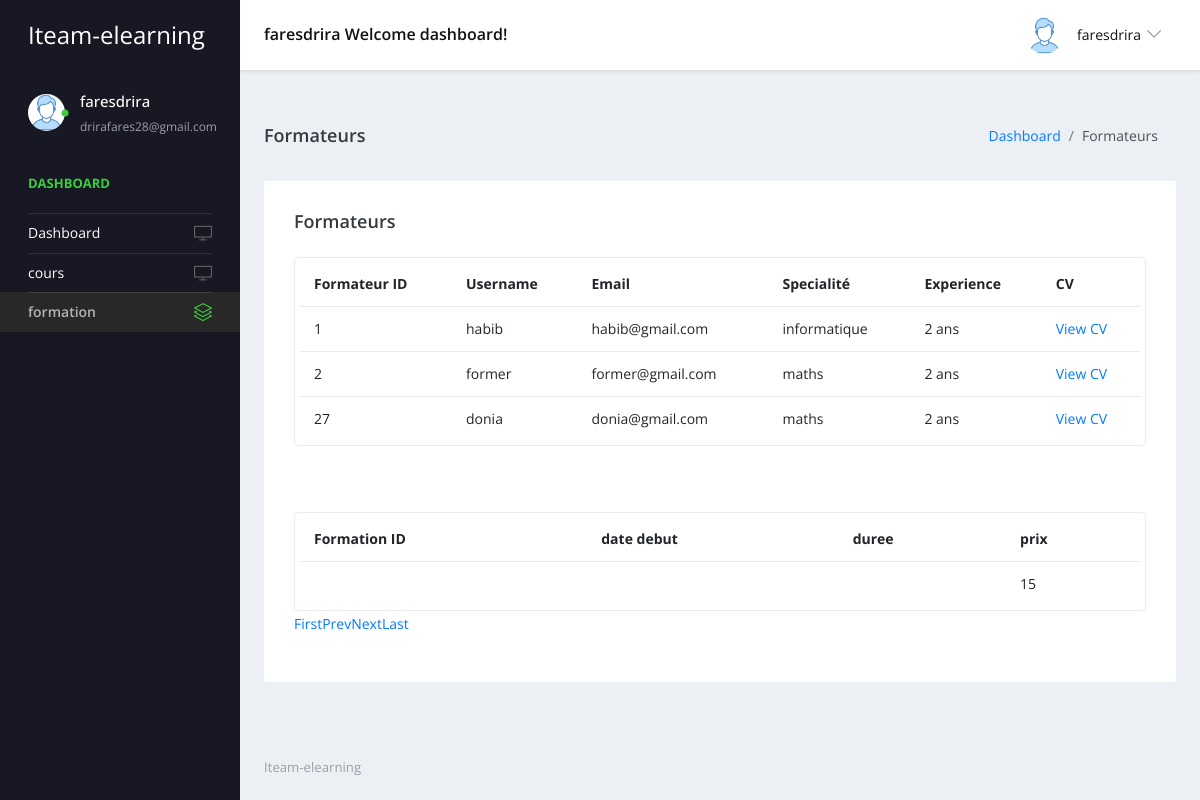
Screenshot of /student/formation.php (signed in) with the database file from the repository.
### tables this page shows
CREATE TABLE `student` (
  `id_user` int(11) NOT NULL,
  `username` varchar(50) NOT NULL,
  `password` varchar(255) NOT NULL,
  `email` varchar(50) NOT NULL,
  `classe` varchar(50) DEFAULT NULL,
  `Gender` varchar(25) DEFAULT NULL,
  `image` varchar(255) DEFAULT NULL,
  `Date of Birth` date NOT NULL,
  `Student Name` varchar(25) NOT NULL
);

CREATE TABLE `former` (
  `id_user` int(11) NOT NULL,
  `username` varchar(30) NOT NULL,
  `password` varchar(255) NOT NULL,
  `email` varchar(50) NOT NULL,
  `specialite` varchar(50) DEFAULT NULL,
  `experience` varchar(100) DEFAULT NULL,
  `cv` varchar(100) DEFAULT NULL,
  `is_Active` tinyint(1) NOT NULL
);

CREATE TABLE `formation` (
  `id_f` int(11) NOT NULL,
  `date-d` date NOT NULL,
  `durre` varchar(25) NOT NULL,
  `prix` int(11) NOT NULL
);

### student/formation.php (the view, shortened to what this page needs)
<?php
include('includes/dbconnection.php');
?>
<!DOCTYPE html>
<html lang="en">
<head>
    <link rel="stylesheet" href="vendors/simple-line-icons/css/simple-line-icons.css">
    <link rel="stylesheet" href="vendors/flag-icon-css/css/flag-icon.min.css">
    <link rel="stylesheet" href="vendors/css/vendor.bundle.base.css">
    <link rel="stylesheet" href="./vendors/daterangepicker/daterangepicker.css">
    <link rel="stylesheet" href="./vendors/chartist/chartist.min.css">
    <link rel="stylesheet" href="./css1/style.css">
</head>
<body>
<div class="container-scroller">
    <?php include_once('includes/header.php'); ?>
    <div class="container-fluid page-body-wrapper">
        <?php include_once('includes/sidebar.php'); ?>
        <div class="main-panel">
            <div class="content-wrapper">
                <div class="page-header">
                    <h3 class="page-title">Formateurs</h3>
                    <nav aria-label="breadcrumb">
                        <ol class="breadcrumb">
                            <li class="breadcrumb-item"><a href="dashboard.php">Dashboard</a></li>
                            <li class="breadcrumb-item active" aria-current="page"> Formateurs</li>
                        </ol>
                    </nav>
                </div>
                <div class="row">
                    <div class="col-md-12 grid-margin stretch-card">
                        <div class="card">
                            <div class="card-body">
                                <div class="d-sm-flex align-items-center mb-4">
                                    <h4 class="card-title mb-sm-0">Formateurs</h4>
                                </div>
                                <div class="table-responsive border rounded p-1">
                                    <table class="table">
                                        <thead>
                                            <tr>
                                                <th class="font-weight-bold">Formateur ID</th>
                                                <th class="font-weight-bold">Username</th>
                                                <th class="font-weight-bold">Email</th>
                                                <th class="font-weight-bold">Specialité</th>
                                                <th class="font-weight-bold">Experience</th>
                                                <th class="font-weight-bold">CV</th>
                                            </tr>
                                        </thead>
                                        <tbody>
                                            <?php
                                            if (isset($_GET['pageno'])) {
                                                $pageno = $_GET['pageno'];
                                            } else {
                                                $pageno = 1;
                                            }
                                            $no_of_records_per_page = 15;
                                            $offset = ($pageno - 1) * $no_of_records_per_page;
                                            $sql = "SELECT * FROM former LIMIT $offset, $no_of_records_per_page";
                                            $query = $dbh->prepare($sql);
                                            $query->execute();
                                            $results = $query->fetchAll(PDO::FETCH_OBJ);
                                            if ($query->rowCount() > 0) {
                                                foreach ($results as $row) {
                                            ?>
                                                    <tr>
                                                        <td><?php echo htmlentities($row->id_user); ?></td>
                                                        <td><?php echo htmlentities($row->username); ?></td>
                                                        <td><?php echo htmlentities($row->email); ?></td>
                                                        <td><?php echo htmlentities($row->specialite); ?></td>
                                                        <td><?php echo htmlentities($row->experience); ?></td>
                                                        <td><a href="cvs/<?php echo htmlentities($row->cv); ?>" target="_blank">View CV</a></td>
                                                    </tr>
                                            <?php
                                                }
                                            }
                                            ?>
                                        </tbody>
                                    </table>
                                </div>
                                <br>
                                <br>
                                <br>
                                <div class="table-responsive border rounded p-1">
                                    <table class="table">
                                        <thead>
                                            <tr>
                                                <th class="font-weight-bold">Formation ID</th>
                                                <th class="font-weight-bold">date debut</th>
                                                <th class="font-weight-bold">duree</th>
                                                <th class="font-weight-bold">prix</th>
                                            </tr>
                                        </thead>
                                        <tbody>
                                            <?php
                                            if (isset($_GET['pageno'])) {
                                                $pageno = $_GET['pageno'];
                                            } else {
                                                $pageno = 1;
                                            }
                                            $no_of_records_per_page = 15;
                                            $offset = ($pageno - 1) * $no_of_records_per_page;
                                            $total_pages_sql = "SELECT COUNT(*) FROM formation ";
                                            $stmt = $dbh->prepare($total_pages_sql);
                                            $stmt->execute();
                                            $total_rows = $stmt->fetchColumn();
                                            $total_pages = ceil($total_rows / $no_of_records_per_page);
                                            $sql = "SELECT * FROM formation LIMIT $offset, $no_of_records_per_page";
                                            $query = $dbh->prepare($sql);
                                            $query->execute();
                                            $results = $query->fetchAll(PDO::FETCH_OBJ);
                                            if ($query->rowCount() > 0) {
                                                foreach ($results as $row) {
                                            ?>
                                                    <tr>
                                                        <td><?php echo htmlentities($row->id); ?></td>
                                                        <td><?php echo htmlentities($row->date); ?></td>
                                                        <td><?php echo htmlentities($row->duree); ?></td>
                                                        <td><?php echo htmlentities($row->prix); ?></td>
                                                    </tr>
                                            <?php
                                                }
                                            }
                                            ?>
                                        </tbody>
                                    </table>
                                </div>
                                <div align="left">
                                    <ul class="pagination">
                                        <li><a href="?pageno=1">First</a></li>
                                        <li class="<?php if($pageno <= 1) { echo 'disabled'; } ?>">
                                            <a href="<?php if($pageno <= 1) { echo '#'; } else { echo "?pageno=".($pageno - 1); } ?>">Prev</a>
                                        </li>
                                        <li class="<?php if($pageno >= $total_pages) { echo 'disabled'; } ?>">
                                            <a href="<?php if($pageno >= $total_pages) { echo '#'; } else { echo "?pageno=".($pageno + 1); } ?>">Next</a>
                                        </li>
                                        <li><a href="?pageno=<?php echo $total_pages; ?>">Last</a></li>
                                    </ul>
                                </div>
                            </div>
                        </div>
                    </div>
                </div>
            </div>
            <?php include_once('includes/footer.php'); ?>
        </div>
    </div>
</div>
</body>
</html>

### student/includes/header.php (shortened to what this page needs)
<nav class="navbar default-layout-navbar col-lg-12 col-12 p-0 fixed-top d-flex flex-row">
    <div class="navbar-brand-wrapper d-flex align-items-center">
        <a class="navbar-brand brand-logo" href="dashboard.php">
            <strong style="color: white;">Iteam-elearning</strong>
        </a>
    </div>
    <?php
    $userId = $_SESSION['student_id'];
    $sql = "SELECT * FROM student WHERE id_user=:userId";
    $query = $dbh->prepare($sql);
    $query->bindParam(':userId', $userId, PDO::PARAM_STR);
    $query->execute();
    $results = $query->fetchAll(PDO::FETCH_ASSOC);
    if ($query->rowCount() > 0) {
        foreach ($results as $row) { ?>
            <div class="navbar-menu-wrapper d-flex align-items-center flex-grow-1">
                <h5 class="mb-0 font-weight-medium d-none d-lg-flex"><?php echo htmlentities($row['username']); ?> Welcome dashboard!</h5>
                <ul class="navbar-nav navbar-nav-right ml-auto">
                    <li class="nav-item dropdown d-none d-xl-inline-flex user-dropdown">
                        <a class="nav-link dropdown-toggle" id="UserDropdown" href="#" data-toggle="dropdown" aria-expanded="false">
                            <img class="img-xs rounded-circle ml-2" src="images/faces/face8.jpg" alt="Profile image"> <span class="font-weight-normal"> <?php echo htmlentities($row['username']); ?> </span>
                        </a>
                    </li>
                </ul>
            </div>
<?php
        }
    }
?>
</nav>

### student/includes/sidebar.php (shortened to what this page needs)
<nav class="sidebar sidebar-offcanvas" id="sidebar">
    <ul class="nav">
        <li class="nav-item nav-profile">
            <a href="#" class="nav-link">
                <div class="profile-image">
                    <img class="img-xs rounded-circle" src="images/faces/face8.jpg" alt="profile image">
                    <div class="dot-indicator bg-success"></div>
                </div>
                <div class="text-wrapper">
                    <?php
                    $userId = $_SESSION['student_id'];
                    $sql = "SELECT * FROM student WHERE id_user = :userId";
                    $query = $dbh->prepare($sql);
                    $query->bindParam(':userId', $userId, PDO::PARAM_INT);
                    $query->execute();
                    $results = $query->fetchAll(PDO::FETCH_OBJ);
                    if ($query->rowCount() > 0) {
                        foreach ($results as $row) { ?>
                            <p class="profile-name"><?php echo htmlentities($row->username); ?></p>
                            <p class="designation"><?php echo htmlentities($row->email); ?></p>
                    <?php $cnt = $cnt + 1;
                        }
                    } ?>
                </div>
            </a>
        </li>
        <li class="nav-item nav-category">
            <span class="nav-link">Dashboard</span>
        </li>
        <li class="nav-item">
            <a class="nav-link" href="dashboard.php">
                <span class="menu-title">Dashboard</span>
                <i class="icon-screen-desktop menu-icon"></i>
            </a>
        </li>
        <li class="nav-item">
            <a class="nav-link" href="cours.php">
                <span class="menu-title">cours</span>
                <i class="icon-screen-desktop menu-icon"></i>
            </a>
        </li>
            <li class="nav-item">
            <a class="nav-link" href="formation.php">
                <span class="menu-title">formation</span>
                <i class="icon-layers menu-icon"></i>
            </a>
        </li>
    </ul>
</nav>

### rows the page displays
student: username "faresdrira", email "drirafares28@gmail.com"
former: id_user "1", username "habib", email "habib@gmail.com", specialite "informatique", experience "2 ans"
former: id_user "2", username "former", email "former@gmail.com", specialite "maths", experience "2 ans"
former: id_user "27", username "donia", email "donia@gmail.com", specialite "maths", experience "2 ans"
formation: prix "15"
